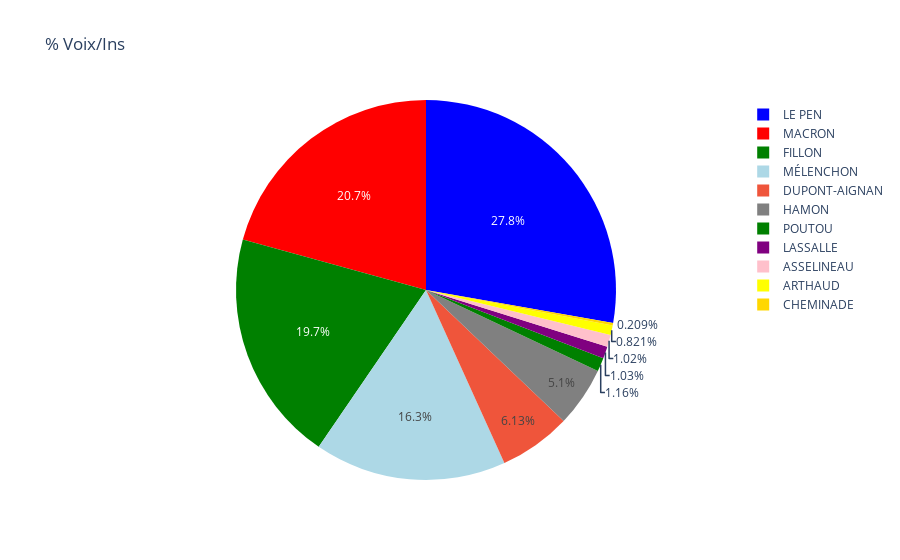
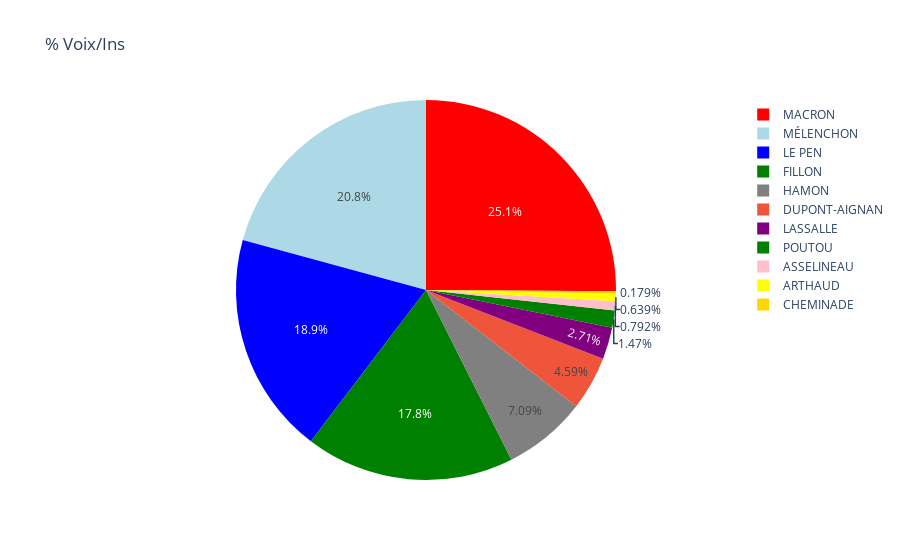
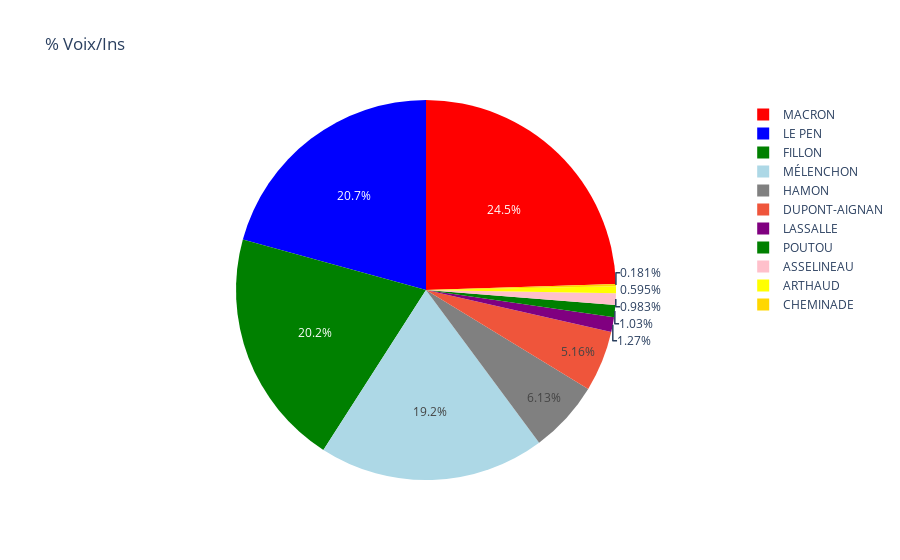
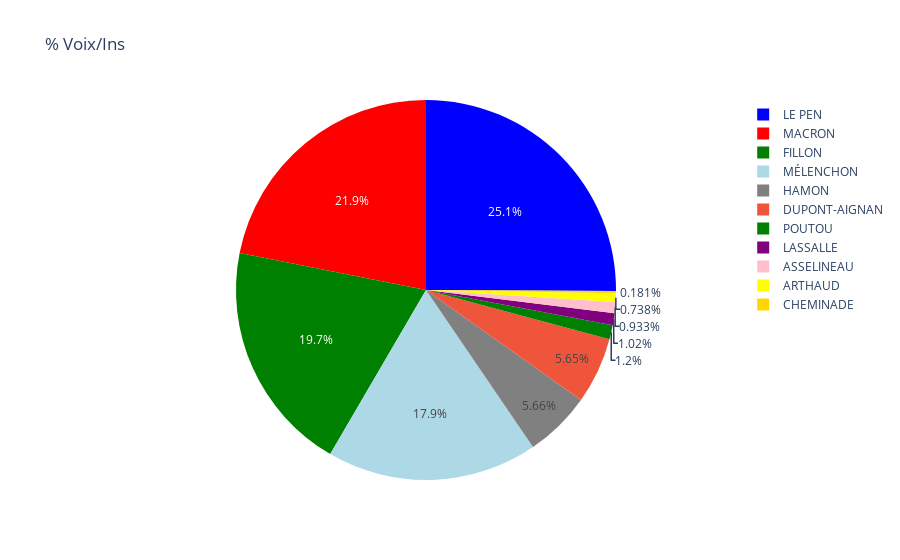

The notebook cell saved with these charts, in order:
### Code cell
for i in range(len(dataframe_region[1])):
    resultats = globals()['resultats_'+ str(dataframe_region[1].iloc[i]["Code de la région"])]
    fig = px.pie(resultats, values='% Voix/Ins', names='Nom', title='% Voix/Ins',
                 color='Nom',
                 color_discrete_map={'DUPONT' : 'black',
                                     'LE PEN' : 'blue',
                                     'MACRON' : 'red',
                                     'HAMON' : 'grey',
                                     'ARTHAUD' : 'yellow',
                                     'POUTOU' : 'green', 
                                     'CHEMINADE' : 'gold', 
                                     'LASSALLE' : 'purple',
                                     'MÉLENCHON' : 'lightblue',
                                     'ASSELINEAU' : 'pink',
                                     'FILLON' : 'green'})
   
    
    fig.update_traces(textinfo='value')
#   fig.write_html("resultats/resultats_"+str(i)+".html")
    fig.show()

### Figure 1 — Plotly figure (JSON) as saved in the notebook; plotly's stock layout.template omitted (floating-point values rounded to 4 significant figures)
{"data": [{"customdata": [["LE PEN"], ["MACRON"], ["FILLON"], ["MÉLENCHON"], ["DUPONT-AIGNAN"], ["HAMON"], ["POUTOU"], ["LASSALLE"], ["ASSELINEAU"], ["ARTHAUD"], ["CHEMINADE"]], "domain": {"x": [0, 1], "y": [0, 1]}, "hovertemplate": "Nom=%{customdata[0]}<br>% Voix/Ins=%{value}<extra></extra>", "labels": ["LE PEN", "MACRON", "FILLON", "MÉLENCHON", "DUPONT-AIGNAN", "HAMON", "POUTOU", "LASSALLE", "ASSELINEAU", "ARTHAUD", "CHEMINADE"], "legendgroup": "", "marker": {"colors": ["blue", "red", "green", "lightblue", "#EF553B", "grey", "green", "purple", "pink", "yellow", "gold"]}, "name": "", "showlegend": true, "type": "pie", "values": [21.31, 15.9, 15.14, 12.52, 4.7, 3.91, 0.89, 0.79, 0.78, 0.63, 0.16]}], "layout": {"legend": {"tracegroupgap": 0}, "title": {"text": "% Voix/Ins"}}}

### Figure 2 — Plotly figure (JSON) as saved in the notebook; plotly's stock layout.template omitted (floating-point values rounded to 4 significant figures)
{"data": [{"customdata": [["MACRON"], ["MÉLENCHON"], ["LE PEN"], ["FILLON"], ["HAMON"], ["DUPONT-AIGNAN"], ["LASSALLE"], ["POUTOU"], ["ASSELINEAU"], ["ARTHAUD"], ["CHEMINADE"]], "domain": {"x": [0, 1], "y": [0, 1]}, "hovertemplate": "Nom=%{customdata[0]}<br>% Voix/Ins=%{value}<extra></extra>", "labels": ["MACRON", "MÉLENCHON", "LE PEN", "FILLON", "HAMON", "DUPONT-AIGNAN", "LASSALLE", "POUTOU", "ASSELINEAU", "ARTHAUD", "CHEMINADE"], "legendgroup": "", "marker": {"colors": ["red", "lightblue", "blue", "green", "grey", "#EF553B", "purple", "green", "pink", "yellow", "gold"]}, "name": "", "showlegend": true, "type": "pie", "values": [19.66, 16.25, 14.78, 13.92, 5.55, 3.59, 2.12, 1.15, 0.62, 0.5, 0.14]}], "layout": {"legend": {"tracegroupgap": 0}, "title": {"text": "% Voix/Ins"}}}

### Figure 3 — Plotly figure (JSON) as saved in the notebook; plotly's stock layout.template omitted (floating-point values rounded to 4 significant figures)
{"data": [{"customdata": [["MACRON"], ["LE PEN"], ["FILLON"], ["MÉLENCHON"], ["HAMON"], ["DUPONT-AIGNAN"], ["LASSALLE"], ["POUTOU"], ["ASSELINEAU"], ["ARTHAUD"], ["CHEMINADE"]], "domain": {"x": [0, 1], "y": [0, 1]}, "hovertemplate": "Nom=%{customdata[0]}<br>% Voix/Ins=%{value}<extra></extra>", "labels": ["MACRON", "LE PEN", "FILLON", "MÉLENCHON", "HAMON", "DUPONT-AIGNAN", "LASSALLE", "POUTOU", "ASSELINEAU", "ARTHAUD", "CHEMINADE"], "legendgroup": "", "marker": {"colors": ["red", "blue", "green", "lightblue", "grey", "#EF553B", "purple", "green", "pink", "yellow", "gold"]}, "name": "", "showlegend": true, "type": "pie", "values": [18.94, 16.02, 15.62, 14.87, 4.74, 3.99, 0.98, 0.8, 0.76, 0.46, 0.14]}], "layout": {"legend": {"tracegroupgap": 0}, "title": {"text": "% Voix/Ins"}}}

### Figure 4 — Plotly figure (JSON) as saved in the notebook; plotly's stock layout.template omitted (floating-point values rounded to 4 significant figures)
{"data": [{"customdata": [["LE PEN"], ["MACRON"], ["FILLON"], ["MÉLENCHON"], ["HAMON"], ["DUPONT-AIGNAN"], ["POUTOU"], ["LASSALLE"], ["ASSELINEAU"], ["ARTHAUD"], ["CHEMINADE"]], "domain": {"x": [0, 1], "y": [0, 1]}, "hovertemplate": "Nom=%{customdata[0]}<br>% Voix/Ins=%{value}<extra></extra>", "labels": ["LE PEN", "MACRON", "FILLON", "MÉLENCHON", "HAMON", "DUPONT-AIGNAN", "POUTOU", "LASSALLE", "ASSELINEAU", "ARTHAUD", "CHEMINADE"], "legendgroup": "", "marker": {"colors": ["blue", "red", "green", "lightblue", "grey", "#EF553B", "green", "purple", "pink", "yellow", "gold"]}, "name": "", "showlegend": true, "type": "pie", "values": [19.37, 16.9, 15.21, 13.84, 4.37, 4.36, 0.93, 0.79, 0.72, 0.57, 0.14]}], "layout": {"legend": {"tracegroupgap": 0}, "title": {"text": "% Voix/Ins"}}}
